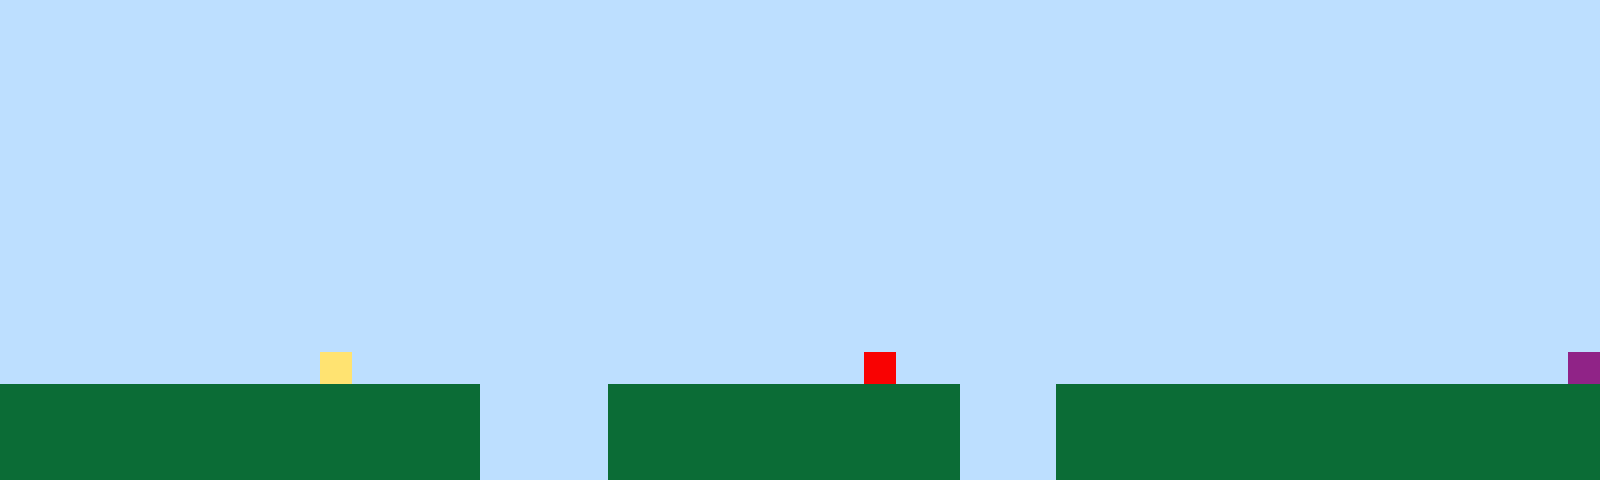

The image is a tile-based game level rendered from a .tmx file. Its description and complete source (layers, tilesets, objects, tile grids) follow:
An orthogonal 50x15 tile map with 32x32 px tiles, 1 tile layer (Tile Layer 1).

<map version="1.10" tiledversion="1.11.2" orientation="orthogonal" renderorder="right-up" width="50" height="15" tilewidth="32" tileheight="32" infinite="0" nextlayerid="2" nextobjectid="1"><editorsettings><export target="map1.csv" format="csv" /></editorsettings><tileset firstgid="1" name="sprites" tilewidth="32" tileheight="32" tilecount="6" columns="3"><image source="sprites.png" width="96" height="64" /></tileset><layer id="1" name="Tile Layer 1" width="50" height="15"><data encoding="csv">1,1,1,1,1,1,1,1,1,1,1,1,1,1,1,1,1,1,1,1,1,1,1,1,1,1,1,1,1,1,1,1,1,1,1,1,1,1,1,1,1,1,1,1,1,1,1,1,1,1,1,1,1,1,1,1,1,1,1,1,1,1,1,1,1,1,1,1,1,1,1,1,1,1,1,1,1,1,1,1,1,1,1,1,1,1,1,1,1,1,1,1,1,1,1,1,1,1,1,1,1,1,1,1,1,1,1,1,1,1,1,1,1,1,1,1,1,1,1,1,1,1,1,1,1,1,1,1,1,1,1,1,1,1,1,1,1,1,1,1,1,1,1,1,1,1,1,1,1,1,1,1,1,1,1,1,1,1,1,1,1,1,1,1,1,1,1,1,1,1,1,1,1,1,1,1,1,1,1,1,1,1,1,1,1,1,1,1,1,1,1,1,1,1,1,1,1,1,1,1,1,1,1,1,1,1,1,1,1,1,1,1,1,1,1,1,1,1,1,1,1,1,1,1,1,1,1,1,1,1,1,1,1,1,1,1,1,1,1,1,1,1,1,1,1,1,1,1,1,1,1,1,1,1,1,1,1,1,1,1,1,1,1,1,1,1,1,1,1,1,1,1,1,1,1,1,1,1,1,1,1,1,1,1,1,1,1,1,1,1,1,1,1,1,1,1,1,1,1,1,1,1,1,1,1,1,1,1,1,1,1,1,1,1,1,1,1,1,1,1,1,1,1,1,1,1,1,1,1,1,1,1,1,1,1,1,1,1,1,1,1,1,1,1,1,1,1,1,1,1,1,1,1,1,1,1,1,1,1,1,1,1,1,1,1,1,1,1,1,1,1,1,1,1,1,1,1,1,1,1,1,1,1,1,1,1,1,1,1,1,1,1,1,1,1,1,1,1,1,1,1,1,1,1,1,1,1,1,1,1,1,1,1,1,1,1,1,1,1,1,1,1,1,1,1,1,1,1,1,1,1,1,1,1,1,1,1,1,1,1,1,1,1,1,1,1,1,1,1,1,1,1,1,1,1,1,1,1,1,1,1,1,1,1,1,1,1,1,1,1,1,1,1,1,1,1,1,1,1,1,1,1,1,1,1,1,1,1,1,1,1,1,1,1,1,1,1,1,1,1,1,1,1,1,1,1,1,1,1,1,1,1,1,1,1,1,1,1,1,1,1,1,1,1,1,1,1,1,1,1,1,1,1,1,1,1,1,1,1,1,1,1,1,1,1,1,1,1,1,1,1,1,1,1,1,1,1,1,1,1,4,1,1,1,1,1,1,1,1,1,1,1,1,1,1,1,1,5,1,1,1,1,1,1,1,1,1,1,1,1,1,1,1,1,1,1,1,1,1,6,2,2,2,2,2,2,2,2,2,2,2,2,2,2,2,1,1,1,1,2,2,2,2,2,2,2,2,2,2,2,1,1,1,2,2,2,2,2,2,2,2,2,2,2,2,2,2,2,2,2,2,2,2,2,2,2,2,2,2,2,2,2,2,2,2,1,1,1,1,2,2,2,2,2,2,2,2,2,2,2,1,1,1,2,2,2,2,2,2,2,2,2,2,2,2,2,2,2,2,2,2,2,2,2,2,2,2,2,2,2,2,2,2,2,2,1,1,1,1,2,2,2,2,2,2,2,2,2,2,2,1,1,1,2,2,2,2,2,2,2,2,2,2,2,2,2,2,2,2,2</data></layer></map>
